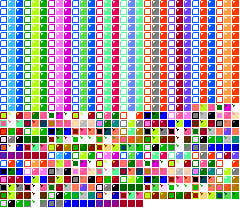
#> input picture images/level_colors.png, 240 x 208 px, found by its file name
$ python level_encoder.py
#> lines starting #> are read from the running program, lines starting #| are printed output that depends on the picture
### encoder/rgb2short.py
#! /usr/bin/env python

""" Convert values between RGB hex codes and xterm-256 color codes.

Nice long listing of all 256 colors and their codes. Useful for
developing console color themes, or even script output schemes.

Resources:
* http://en.wikipedia.org/wiki/8-bit_color
* http://en.wikipedia.org/wiki/ANSI_escape_code
* /usr/share/X11/rgb.txt

I'm not sure where this script was inspired from. I think I must have
written it from scratch, though it's been several years now.
"""

__author__    = 'Micah Elliott http://MicahElliott.com'
__version__   = '0.1'
__copyright__ = 'Copyright (C) 2011 Micah Elliott.  All rights reserved.'
__license__   = 'WTFPL http://sam.zoy.org/wtfpl/'

#---------------------------------------------------------------------

import sys, re

CLUT = [  # color look-up table
#    8-bit, RGB hex

    # Primary 3-bit (8 colors). Unique representation!
    ('00',  '000000'),
    ('01',  '800000'),
    ('02',  '008000'),
    ('03',  '808000'),
    ('04',  '000080'),
    ('05',  '800080'),
    ('06',  '008080'),
    ('07',  'c0c0c0'),

    # Equivalent "bright" versions of original 8 colors.
    ('08',  '808080'),
    ('09',  'ff0000'),
    ('10',  '00ff00'),
    ('11',  'ffff00'),
    ('12',  '0000ff'),
    ('13',  'ff00ff'),
    ('14',  '00ffff'),
    ('15',  'ffffff'),

    # Strictly ascending.
    ('16',  '000000'),
    ('17',  '00005f'),
    ('18',  '000087'),
    ('19',  '0000af'),
    ('20',  '0000d7'),
    ('21',  '0000ff'),
    ('22',  '005f00'),
    ('23',  '005f5f'),
    ('24',  '005f87'),
    ('25',  '005faf'),
    ('26',  '005fd7'),
    ('27',  '005fff'),
    ('28',  '008700'),
    ('29',  '00875f'),
    ('30',  '008787'),
    ('31',  '0087af'),
    ('32',  '0087d7'),
    ('33',  '0087ff'),
    ('34',  '00af00'),
    ('35',  '00af5f'),
    ('36',  '00af87'),
    ('37',  '00afaf'),
    ('38',  '00afd7'),
    ('39',  '00afff'),
    ('40',  '00d700'),
    ('41',  '00d75f'),
    ('42',  '00d787'),
    ('43',  '00d7af'),
    ('44',  '00d7d7'),
    ('45',  '00d7ff'),
    ('46',  '00ff00'),
    ('47',  '00ff5f'),
    ('48',  '00ff87'),
    ('49',  '00ffaf'),
    ('50',  '00ffd7'),
    ('51',  '00ffff'),
    ('52',  '5f0000'),
    ('53',  '5f005f'),
    ('54',  '5f0087'),
    ('55',  '5f00af'),
    ('56',  '5f00d7'),
    ('57',  '5f00ff'),
    ('58',  '5f5f00'),
    ('59',  '5f5f5f'),
    ('60',  '5f5f87'),
    ('61',  '5f5faf'),
    ('62',  '5f5fd7'),
    ('63',  '5f5fff'),
    ('64',  '5f8700'),
    ('65',  '5f875f'),
    ('66',  '5f8787'),
    ('67',  '5f87af'),
    ('68',  '5f87d7'),
    ('69',  '5f87ff'),
    ('70',  '5faf00'),
    ('71',  '5faf5f'),
    ('72',  '5faf87'),
    ('73',  '5fafaf'),
    ('74',  '5fafd7'),
    ('75',  '5fafff'),
    ('76',  '5fd700'),
    ('77',  '5fd75f'),
    ('78',  '5fd787'),
    ('79',  '5fd7af'),
    ('80',  '5fd7d7'),
    ('81',  '5fd7ff'),
    ('82',  '5fff00'),
    ('83',  '5fff5f'),
    ('84',  '5fff87'),
    ('85',  '5fffaf'),
    ('86',  '5fffd7'),
    ('87',  '5fffff'),
    ('88',  '870000'),
    ('89',  '87005f'),
    ('90',  '870087'),
    ('91',  '8700af'),
    ('92',  '8700d7'),
    ('93',  '8700ff'),
    ('94',  '875f00'),
    ('95',  '875f5f'),
    ('96',  '875f87'),
    ('97',  '875faf'),
    ('98',  '875fd7'),
    ('99',  '875fff'),
    ('100', '878700'),
    ('101', '87875f'),
    ('102', '878787'),
    ('103', '8787af'),
    ('104', '8787d7'),
    ('105', '8787ff'),
    ('106', '87af00'),
    ('107', '87af5f'),
    ('108', '87af87'),
    ('109', '87afaf'),
    ('110', '87afd7'),
    ('111', '87afff'),
    ('112', '87d700'),
    ('113', '87d75f'),
    ('114', '87d787'),
    ('115', '87d7af'),
    ('116', '87d7d7'),
    ('117', '87d7ff'),
    ('118', '87ff00'),
    ('119', '87ff5f'),
    ('120', '87ff87'),
    ('121', '87ffaf'),
    ('122', '87ffd7'),
    ('123', '87ffff'),
    ('124', 'af0000'),
    ('125', 'af005f'),
    ('126', 'af0087'),
    ('127', 'af00af'),
    ('128', 'af00d7'),
    ('129', 'af00ff'),
    ('130', 'af5f00'),
    ('131', 'af5f5f'),
    ('132', 'af5f87'),
    ('133', 'af5faf'),
    ('134', 'af5fd7'),
    ('135', 'af5fff'),
    ('136', 'af8700'),
    ('137', 'af875f'),
    ('138', 'af8787'),
    ('139', 'af87af'),
    ('140', 'af87d7'),
    ('141', 'af87ff'),
    ('142', 'afaf00'),
    ('143', 'afaf5f'),
    ('144', 'afaf87'),
    ('145', 'afafaf'),
    ('146', 'afafd7'),
    ('147', 'afafff'),
    ('148', 'afd700'),
    ('149', 'afd75f'),
    ('150', 'afd787'),
    ('151', 'afd7af'),
    ('152', 'afd7d7'),
    ('153', 'afd7ff'),
    ('154', 'afff00'),
    ('155', 'afff5f'),
    ('156', 'afff87'),
    ('157', 'afffaf'),
    ('158', 'afffd7'),
    ('159', 'afffff'),
    ('160', 'd70000'),
    ('161', 'd7005f'),
    ('162', 'd70087'),
    ('163', 'd700af'),
    ('164', 'd700d7'),
    ('165', 'd700ff'),
    ('166', 'd75f00'),
    ('167', 'd75f5f'),
    ('168', 'd75f87'),
    ('169', 'd75faf'),
    ('170', 'd75fd7'),
    ('171', 'd75fff'),
    ('172', 'd78700'),
    ('173', 'd7875f'),
    ('174', 'd78787'),
    ('175', 'd787af'),
    ('176', 'd787d7'),
    ('177', 'd787ff'),
    ('178', 'd7af00'),
    ('179', 'd7af5f'),
    ('180', 'd7af87'),
    ('181', 'd7afaf'),
    ('182', 'd7afd7'),
    ('183', 'd7afff'),
    ('184', 'd7d700'),
    ('185', 'd7d75f'),
    ('186', 'd7d787'),
    ('187', 'd7d7af'),
    ('188', 'd7d7d7'),
    ('189', 'd7d7ff'),
    ('190', 'd7ff00'),
    ('191', 'd7ff5f'),
    ('192', 'd7ff87'),
    ('193', 'd7ffaf'),
    ('194', 'd7ffd7'),
    ('195', 'd7ffff'),
    ('196', 'ff0000'),
    ('197', 'ff005f'),
    ('198', 'ff0087'),
    ('199', 'ff00af'),
    ('200', 'ff00d7'),
    ('201', 'ff00ff'),
    ('202', 'ff5f00'),
    ('203', 'ff5f5f'),
    ('204', 'ff5f87'),
    ('205', 'ff5faf'),
    ('206', 'ff5fd7'),
    ('207', 'ff5fff'),
    ('208', 'ff8700'),
    ('209', 'ff875f'),
    ('210', 'ff8787'),
    ('211', 'ff87af'),
    ('212', 'ff87d7'),
    ('213', 'ff87ff'),
    ('214', 'ffaf00'),
    ('215', 'ffaf5f'),
    ('216', 'ffaf87'),
    ('217', 'ffafaf'),
    ('218', 'ffafd7'),
    ('219', 'ffafff'),
    ('220', 'ffd700'),
    ('221', 'ffd75f'),
    ('222', 'ffd787'),
    ('223', 'ffd7af'),
    ('224', 'ffd7d7'),
    ('225', 'ffd7ff'),
    ('226', 'ffff00'),
    ('227', 'ffff5f'),
    ('228', 'ffff87'),
    ('229', 'ffffaf'),
    ('230', 'ffffd7'),
    ('231', 'ffffff'),

    # Gray-scale range.
    ('232', '080808'),
    ('233', '121212'),
    ('234', '1c1c1c'),
    ('235', '262626'),
    ('236', '303030'),
    ('237', '3a3a3a'),
    ('238', '444444'),
    ('239', '4e4e4e'),
    ('240', '585858'),
    ('241', '626262'),
    ('242', '6c6c6c'),
    ('243', '767676'),
    ('244', '808080'),
    ('245', '8a8a8a'),
    ('246', '949494'),
    ('247', '9e9e9e'),
    ('248', 'a8a8a8'),
    ('249', 'b2b2b2'),
    ('250', 'bcbcbc'),
    ('251', 'c6c6c6'),
    ('252', 'd0d0d0'),
    ('253', 'dadada'),
    ('254', 'e4e4e4'),
    ('255', 'eeeeee'),
]

def _str2hex(hexstr):
    return int(hexstr, 16)

def _strip_hash(rgb):
    # Strip leading `#` if exists.
    if rgb.startswith('#'):
        rgb = rgb.lstrip('#')
    return rgb

def _create_dicts():
    short2rgb_dict = dict(CLUT)
    rgb2short_dict = {}
    for k, v in short2rgb_dict.items():
        rgb2short_dict[v] = k
    return rgb2short_dict, short2rgb_dict

def short2rgb(short):
    return SHORT2RGB_DICT[short]

# [8 lines left out: function print_all, not called in this run]

def rgb2short(rgb):
    """ Find the closest xterm-256 approximation to the given RGB value.
    @param rgb: Hex code representing an RGB value, eg, 'abcdef'
    @returns: String between 0 and 255, compatible with xterm.
    >>> rgb2short('123456')
    ('23', '005f5f')
    >>> rgb2short('ffffff')
    ('231', 'ffffff')
    >>> rgb2short('0DADD6') # vimeo logo
    ('38', '00afd7')
    """
    rgb = _strip_hash(rgb)
    incs = (0x00, 0x5f, 0x87, 0xaf, 0xd7, 0xff)
    # Break 6-char RGB code into 3 integer vals.
    parts = [ int(h, 16) for h in re.split(r'(..)(..)(..)', rgb)[1:4] ]
    res = []
    for part in parts:
        i = 0
        while i < len(incs)-1:
            s, b = incs[i], incs[i+1]  # smaller, bigger
            if s <= part <= b:
                s1 = abs(s - part)
                b1 = abs(b - part)
                if s1 < b1: closest = s
                else: closest = b
                res.append(closest)
                break
            i += 1
    #print '***', res
    res = ''.join([ ('%02.x' % i) for i in res ])
    equiv = RGB2SHORT_DICT[ res ]
    #print '***', res, equiv
    return equiv, res

RGB2SHORT_DICT, SHORT2RGB_DICT = _create_dicts()

#---------------------------------------------------------------------

# [15 lines that do not run on import are left out]

### encoder/level_encoder.py
from PIL import Image
import rgb2short

img = Image.open("images/level_colors.png")
#> img is the input picture: PIL image 240x208 RGBA; mean R, G, B, A 113.3, 100.5, 104.2, 192.2
img = img.convert("RGB")
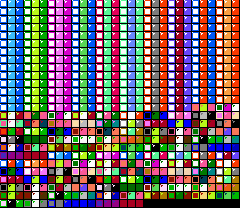
#> img: PIL image 240x208 RGB; mean R, G, B 113.3, 100.5, 104.2
pixels = img.load()

colors: dict = {}

output = []

for i in range(26):
    for j in range(10):
        color1r, color1g, color1b = pixels[j*24+1, i*8]
        color2r, color2g, color2b = pixels[j*24+9, i*8]
        color3r, color3g, color3b = pixels[j*24,i*8]

        color1 = int(rgb2short.rgb2short("{:02x}{:02x}{:02x}".format(*pixels[j*24+1, i*8]))[0])
        color2 = int(rgb2short.rgb2short("{:02x}{:02x}{:02x}".format(*pixels[j*24+9, i*8]))[0])
        color3 = int(rgb2short.rgb2short("{:02x}{:02x}{:02x}".format(*pixels[j*24, i*8]))[0])
        if color1 == 16 and color2 == 16 and color3 == 16: continue

        output.append([0, color1, color2, color3])
#> after the loop, output = 256 items, first 6: [0, 27, 75, 231], [0, 34, 154, 231], [0, 164, 213, 231], [0, 27, 77, 231], [0, 161, 84, 231], [0, 84, 69, 231]

ff = open("assets/level_colors.txt", "w")
for color in output:
  ff.write(";".join([str(c) for c in color])+"\n")
#> this loop made 256 passes
